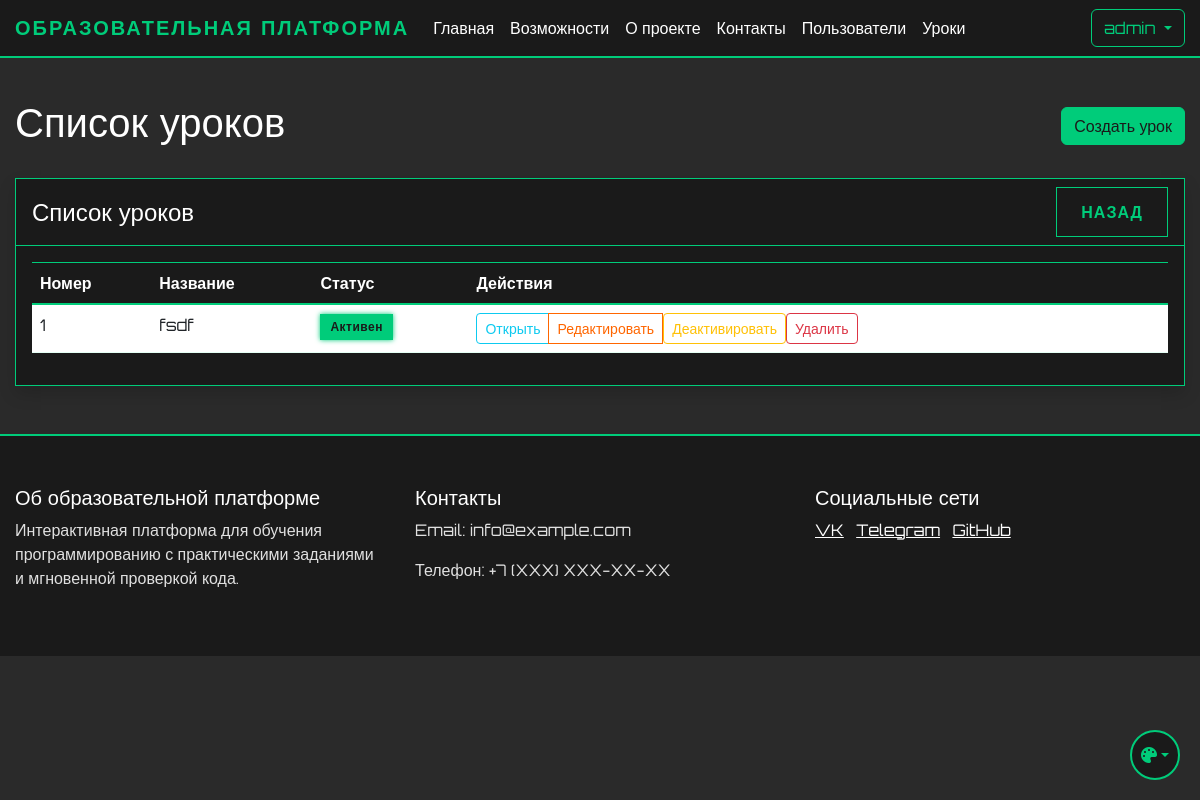
/admin/lessons (signed in), run on an earlier commit of the app's database.
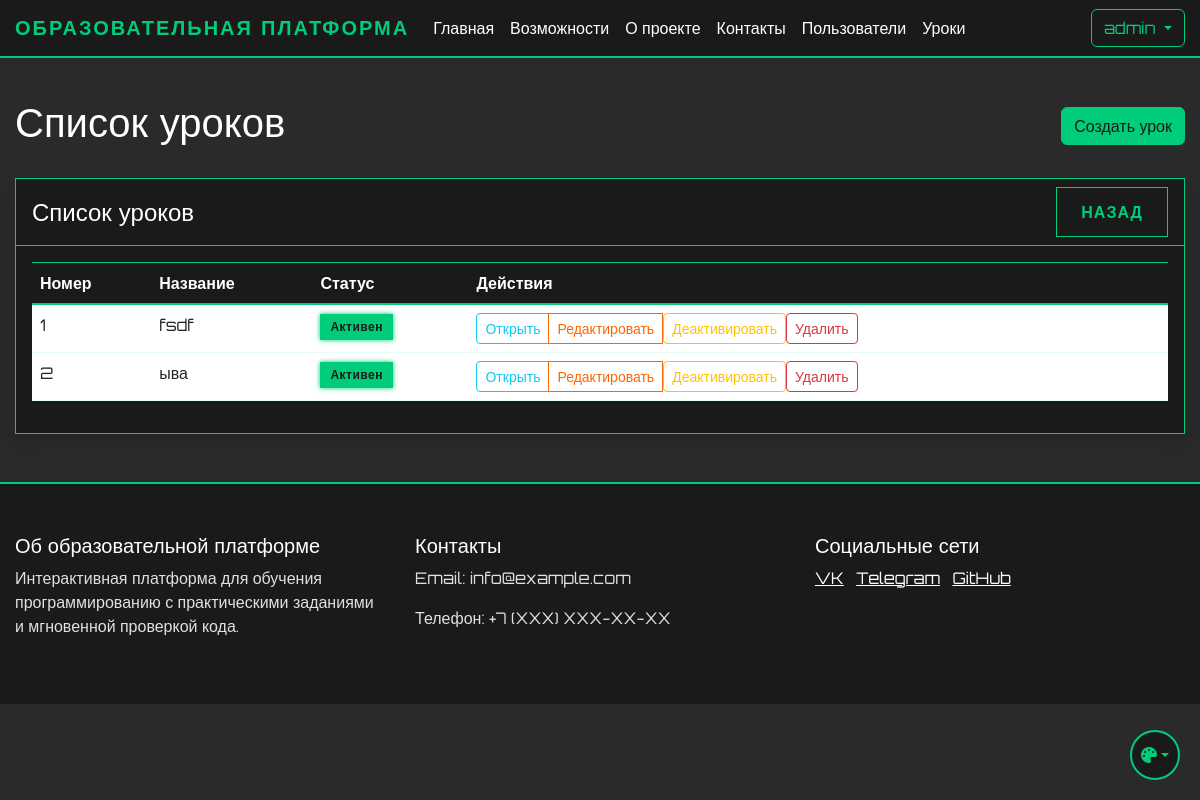
And on a later commit of the database.
### app.py (models this page shows)
class Lesson(db.Model):
    id = db.Column(db.Integer, primary_key=True)
    order_number = db.Column(db.Integer, unique=True, nullable=False)
    title = db.Column(db.String(200), nullable=False)
    description = db.Column(db.Text)
    is_active = db.Column(db.Boolean, default=True)
    created_at = db.Column(db.DateTime, default=db.func.now())
    theory_content = db.Column(db.Text)
    theory_test = db.relationship('TheoryTest', backref='lesson', uselist=False)
    practice_tasks = db.relationship('PracticeTask', backref='lesson', lazy=True)
    required_lesson_id = db.Column(db.Integer, db.ForeignKey('lesson.id'), nullable=True)
    required_lesson = db.relationship('Lesson', remote_side=[id], backref='next_lessons')

### app.py (the view)
@app.route('/admin/lessons')
@login_required
@teacher_required
def lesson_list():
    if not current_user.is_super_admin():
        flash('Доступ к управлению уроками имеет только администратор', 'warning')
        return redirect(url_for('student_dashboard'))
    lessons = Lesson.query.order_by(Lesson.order_number).all()
    return render_template('lesson_list.html', lessons=lessons)

### app.py (called while the page is built)
def teacher_required(f):
    @wraps(f)
    def decorated_function(*args, **kwargs):
        if not current_user.is_authenticated or not (current_user.is_teacher() or current_user.is_super_admin()):
            abort(403)
        return f(*args, **kwargs)
    return decorated_function

@login_manager.user_loader
def load_user(user_id):
    return db.session.get(User, int(user_id))

    def is_teacher(self):
        return self.user_type == 'teacher'

    def is_super_admin(self):
        return self.is_admin and self.user_type == 'admin'

### templates/lesson_list.html (shortened to what this page needs)
{% extends "base.html" %}
{% block content %}
<div class="container mt-4">
    <div class="d-flex justify-content-between align-items-center mb-4">
        <h1>Список уроков</h1>
        <a href="{{ url_for('create_lesson') }}" class="btn btn-success">
             Создать урок
        </a>
    </div>
    <div class="card shadow">
        <div class="card-header d-flex justify-content-between align-items-center">
            <h4 class="mb-0">Список уроков</h4>
            <div>
                <a href="{{ url_for('admin_panel') }}" class="btn btn-secondary">
                     Назад
                </a>
            </div>
        </div>
        <div class="card-body">
            <div class="table-responsive">
                <table class="table table-hover">
                    <thead class="table-light">
                        <tr>
                            <th>Номер</th>
                            <th>Название</th>
                            <th>Статус</th>
                            <th>Действия</th>
                        </tr>
                    </thead>
                    <tbody>
                        {% for lesson in lessons %}
                        <tr>
                            <td>{{ lesson.order_number }}</td>
                            <td>{{ lesson.title }}</td>
                            <td>
                                {% if lesson.is_active %}
                                    <span class="badge bg-success">Активен</span>
                                {% else %}
                                    <span class="badge bg-danger">Неактивен</span>
                                {% endif %}
                            </td>
                            <td>
                                <div class="btn-group" role="group">
                                    <a href="{{ url_for('view_lesson', lesson_id=lesson.id) }}"
                                       class="btn btn-sm btn-outline-info">
                                         Открыть
                                    </a>
                                    <a href="{{ url_for('edit_lesson', lesson_id=lesson.id) }}"
                                       class="btn btn-sm btn-outline-primary">
                                         Редактировать
                                    </a>
                                    <form method="POST" action="{{ url_for('toggle_lesson_status', lesson_id=lesson.id) }}"
                                          class="d-inline">
                                        <button type="submit" class="btn btn-sm btn-outline-warning">
                                            {% if lesson.is_active %}
                                                 Деактивировать
                                            {% else %}
                                                <i class="bi bi-check-circle"></i> Активировать
                                            {% endif %}
                                        </button>
                                    </form>
                                    <form method="POST" action="{{ url_for('delete_lesson', lesson_id=lesson.id) }}"
                                          class="d-inline"
                                          onsubmit="return confirm('Вы уверены, что хотите удалить этот урок?');">
                                        <button type="submit" class="btn btn-sm btn-outline-danger">
                                             Удалить
                                        </button>
                                    </form>
                                </div>
                            </td>
                        </tr>
                        {% endfor %}
                    </tbody>
                </table>
            </div>
        </div>
    </div>
</div>
{% endblock %}

What changed in the data, as far as the page shows it:
added Lesson: order_number "2", title "ыва", is_active "Активен"
